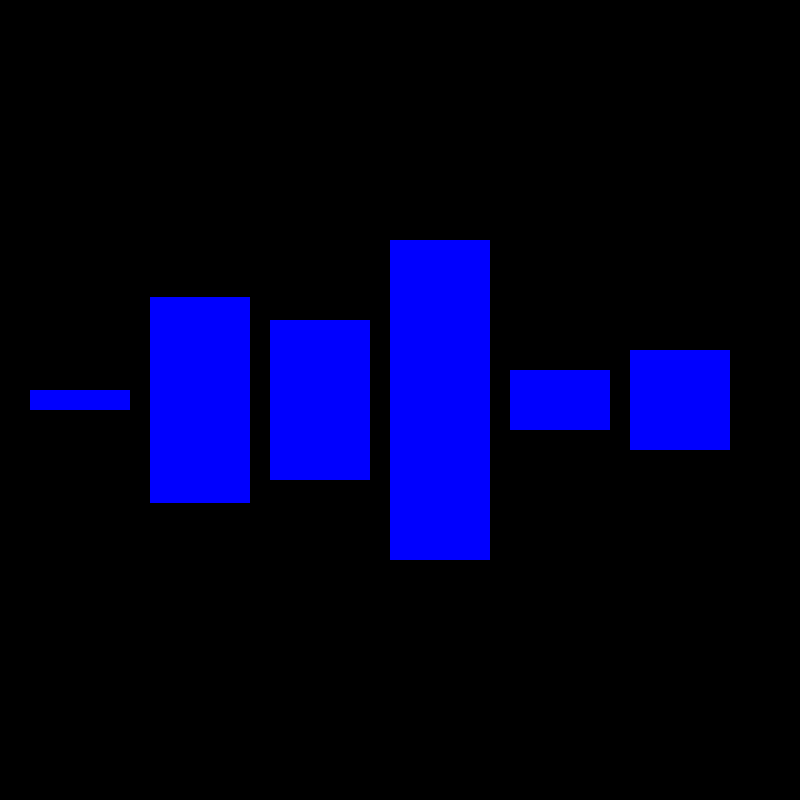
Frame 1 (no input)
Frame 60 (no input): identical to frame 1, image omitted
Frame 120 (the mouse pressed at the canvas centre since frame 60): identical to frame 1, image omitted

The p5.js sketch that drew this single still picture (run headless with seeded random() and noise() and a simulated clock; from frame 60 on, the mouse is pressed at the canvas centre):

// p5.js sketch
// ── sketch.js
let data = [10,103,80,160,30,50];

function setup() {
    createCanvas(800, 800);
    rectMode(CENTER);
    noStroke();
    fill(0,0,255)
    }
  
  function draw() {
    background(0);
    for(let i=0;i<data.length;i++){
      rect(i*120+80,height/2,100,data[i]*2);
    }
    }
